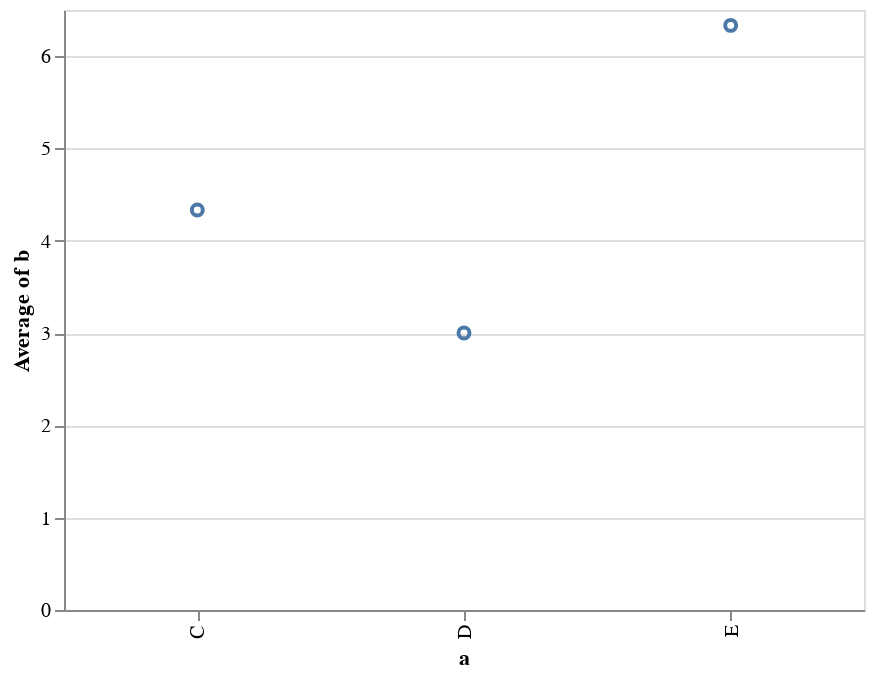

Write notebook code for a chart like this one.
### Markdown cell above
### Transformación

Altair permite incluso transformar datos con tal de entregar mayor flexibilidad, para ello dispone de una sintaxis incorporada para `Agregaciones`. Por ejemplo, para calcular el promedio.

### Code cell
alt.Chart(df).mark_point().encode(
    x='a',
    y='average(b)'
)

### Figure 1 — Vega-Lite specification as saved in the notebook (floating-point values rounded to 4 significant figures)
{"$schema": "https://vega.github.io/schema/vega-lite/v3.4.0.json", "config": {"background": "white", "mark": {"tooltip": null}, "view": {"height": 300, "width": 400}}, "data": {"name": "data-347f1284ea3247c0f55cb966abbdd2d8"}, "datasets": {"data-347f1284ea3247c0f55cb966abbdd2d8": [{"a": "C", "b": 2}, {"a": "C", "b": 7}, {"a": "C", "b": 4}, {"a": "D", "b": 1}, {"a": "D", "b": 2}, {"a": "D", "b": 6}, {"a": "E", "b": 8}, {"a": "E", "b": 4}, {"a": "E", "b": 7}]}, "encoding": {"x": {"field": "a", "type": "nominal"}, "y": {"aggregate": "average", "field": "b", "type": "quantitative"}}, "mark": "point"}
